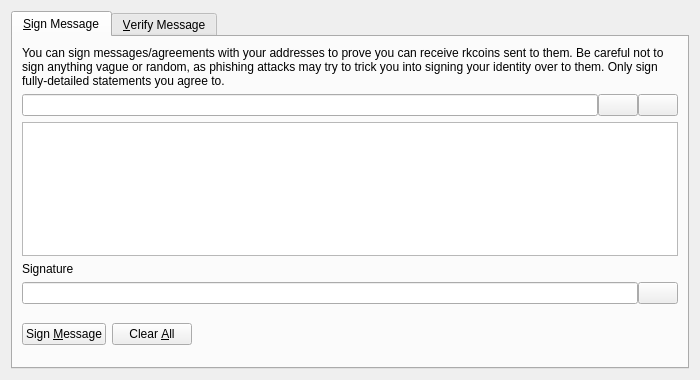
<?xml version="1.0" encoding="UTF-8"?>
<ui version="4.0">
 <class>SignVerifyMessageDialog</class>
 <widget class="QDialog" name="SignVerifyMessageDialog">
  <property name="geometry">
   <rect>
    <x>0</x>
    <y>0</y>
    <width>700</width>
    <height>380</height>
   </rect>
  </property>
  <property name="windowTitle">
   <string>Signatures - Sign / Verify a Message</string>
  </property>
  <property name="modal">
   <bool>true</bool>
  </property>
  <layout class="QVBoxLayout" name="verticalLayout">
   <item>
    <widget class="QTabWidget" name="tabWidget">
     <property name="currentIndex">
      <number>0</number>
     </property>
     <widget class="QWidget" name="tabSignMessage">
      <attribute name="title">
       <string>&amp;Sign Message</string>
      </attribute>
      <layout class="QVBoxLayout" name="verticalLayout_SM">
       <item>
        <widget class="QLabel" name="infoLabel_SM">
         <property name="text">
          <string>You can sign messages/agreements with your addresses to prove you can receive rkcoins sent to them. Be careful not to sign anything vague or random, as phishing attacks may try to trick you into signing your identity over to them. Only sign fully-detailed statements you agree to.</string>
         </property>
         <property name="textFormat">
          <enum>Qt::PlainText</enum>
         </property>
         <property name="wordWrap">
          <bool>true</bool>
         </property>
        </widget>
       </item>
       <item>
        <layout class="QHBoxLayout" name="horizontalLayout_1_SM">
         <property name="spacing">
          <number>0</number>
         </property>
         <item>
          <widget class="QValidatedLineEdit" name="addressIn_SM">
           <property name="toolTip">
            <string>The Rkcoin address to sign the message with</string>
           </property>
          </widget>
         </item>
         <item>
          <widget class="QPushButton" name="addressBookButton_SM">
           <property name="toolTip">
            <string>Choose previously used address</string>
           </property>
           <property name="text">
            <string/>
           </property>
           <property name="icon">
            <iconset resource="../bitcoin.qrc">
             <normaloff>:/icons/address-book</normaloff>:/icons/address-book</iconset>
           </property>
           <property name="shortcut">
            <string>Alt+A</string>
           </property>
           <property name="autoDefault">
            <bool>false</bool>
           </property>
          </widget>
         </item>
         <item>
          <widget class="QPushButton" name="pasteButton_SM">
           <property name="toolTip">
            <string>Paste address from clipboard</string>
           </property>
           <property name="text">
            <string/>
           </property>
           <property name="icon">
            <iconset resource="../bitcoin.qrc">
             <normaloff>:/icons/editpaste</normaloff>:/icons/editpaste</iconset>
           </property>
           <property name="shortcut">
            <string>Alt+P</string>
           </property>
           <property name="autoDefault">
            <bool>false</bool>
           </property>
          </widget>
         </item>
        </layout>
       </item>
       <item>
        <widget class="QPlainTextEdit" name="messageIn_SM">
         <property name="toolTip">
          <string>Enter the message you want to sign here</string>
         </property>
        </widget>
       </item>
       <item>
        <widget class="QLabel" name="signatureLabel_SM">
         <property name="text">
          <string>Signature</string>
         </property>
         <property name="textFormat">
          <enum>Qt::PlainText</enum>
         </property>
        </widget>
       </item>
       <item>
        <layout class="QHBoxLayout" name="horizontalLayout_2_SM">
         <property name="spacing">
          <number>0</number>
         </property>
         <item>
          <widget class="QLineEdit" name="signatureOut_SM">
           <property name="font">
            <font>
             <italic>true</italic>
            </font>
           </property>
           <property name="readOnly">
            <bool>true</bool>
           </property>
          </widget>
         </item>
         <item>
          <widget class="QPushButton" name="copySignatureButton_SM">
           <property name="toolTip">
            <string>Copy the current signature to the system clipboard</string>
           </property>
           <property name="text">
            <string/>
           </property>
           <property name="icon">
            <iconset resource="../bitcoin.qrc">
             <normaloff>:/icons/editcopy</normaloff>:/icons/editcopy</iconset>
           </property>
           <property name="autoDefault">
            <bool>false</bool>
           </property>
          </widget>
         </item>
        </layout>
       </item>
       <item>
        <layout class="QHBoxLayout" name="horizontalLayout_3_SM">
         <item>
          <widget class="QPushButton" name="signMessageButton_SM">
           <property name="toolTip">
            <string>Sign the message to prove you own this Rkcoin address</string>
           </property>
           <property name="text">
            <string>Sign &amp;Message</string>
           </property>
           <property name="icon">
            <iconset resource="../bitcoin.qrc">
             <normaloff>:/icons/edit</normaloff>:/icons/edit</iconset>
           </property>
           <property name="autoDefault">
            <bool>false</bool>
           </property>
          </widget>
         </item>
         <item>
          <widget class="QPushButton" name="clearButton_SM">
           <property name="toolTip">
            <string>Reset all sign message fields</string>
           </property>
           <property name="text">
            <string>Clear &amp;All</string>
           </property>
           <property name="icon">
            <iconset resource="../bitcoin.qrc">
             <normaloff>:/icons/remove</normaloff>:/icons/remove</iconset>
           </property>
           <property name="autoDefault">
            <bool>false</bool>
           </property>
          </widget>
         </item>
         <item>
          <spacer name="horizontalSpacer_1_SM">
           <property name="orientation">
            <enum>Qt::Horizontal</enum>
           </property>
           <property name="sizeHint" stdset="0">
            <size>
             <width>40</width>
             <height>48</height>
            </size>
           </property>
          </spacer>
         </item>
         <item>
          <widget class="QLabel" name="statusLabel_SM">
           <property name="font">
            <font>
             <weight>75</weight>
             <bold>true</bold>
            </font>
           </property>
           <property name="text">
            <string/>
           </property>
           <property name="wordWrap">
            <bool>true</bool>
           </property>
          </widget>
         </item>
         <item>
          <spacer name="horizontalSpacer_2_SM">
           <property name="orientation">
            <enum>Qt::Horizontal</enum>
           </property>
           <property name="sizeHint" stdset="0">
            <size>
             <width>40</width>
             <height>48</height>
            </size>
           </property>
          </spacer>
         </item>
        </layout>
       </item>
      </layout>
     </widget>
     <widget class="QWidget" name="tabVerifyMessage">
      <attribute name="title">
       <string>&amp;Verify Message</string>
      </attribute>
      <layout class="QVBoxLayout" name="verticalLayout_VM">
       <item>
        <widget class="QLabel" name="infoLabel_VM">
         <property name="text">
          <string>Enter the receiver's address, message (ensure you copy line breaks, spaces, tabs, etc. exactly) and signature below to verify the message. Be careful not to read more into the signature than what is in the signed message itself, to avoid being tricked by a man-in-the-middle attack. Note that this only proves the signing party receives with the address, it cannot prove sendership of any transaction!</string>
         </property>
         <property name="textFormat">
          <enum>Qt::PlainText</enum>
         </property>
         <property name="alignment">
          <set>Qt::AlignLeading|Qt::AlignLeft|Qt::AlignTop</set>
         </property>
         <property name="wordWrap">
          <bool>true</bool>
         </property>
        </widget>
       </item>
       <item>
        <layout class="QHBoxLayout" name="horizontalLayout_1_VM">
         <property name="spacing">
          <number>0</number>
         </property>
         <item>
          <widget class="QValidatedLineEdit" name="addressIn_VM">
           <property name="toolTip">
            <string>The Rkcoin address the message was signed with</string>
           </property>
          </widget>
         </item>
         <item>
          <widget class="QPushButton" name="addressBookButton_VM">
           <property name="toolTip">
            <string>Choose previously used address</string>
           </property>
           <property name="text">
            <string/>
           </property>
           <property name="icon">
            <iconset resource="../bitcoin.qrc">
             <normaloff>:/icons/address-book</normaloff>:/icons/address-book</iconset>
           </property>
           <property name="shortcut">
            <string>Alt+A</string>
           </property>
           <property name="autoDefault">
            <bool>false</bool>
           </property>
          </widget>
         </item>
        </layout>
       </item>
       <item>
        <widget class="QPlainTextEdit" name="messageIn_VM"/>
       </item>
       <item>
        <widget class="QValidatedLineEdit" name="signatureIn_VM"/>
       </item>
       <item>
        <layout class="QHBoxLayout" name="horizontalLayout_2_VM">
         <item>
          <widget class="QPushButton" name="verifyMessageButton_VM">
           <property name="toolTip">
            <string>Verify the message to ensure it was signed with the specified Rkcoin address</string>
           </property>
           <property name="text">
            <string>Verify &amp;Message</string>
           </property>
           <property name="icon">
            <iconset resource="../bitcoin.qrc">
             <normaloff>:/icons/transaction_0</normaloff>:/icons/transaction_0</iconset>
           </property>
           <property name="autoDefault">
            <bool>false</bool>
           </property>
          </widget>
         </item>
         <item>
          <widget class="QPushButton" name="clearButton_VM">
           <property name="toolTip">
            <string>Reset all verify message fields</string>
           </property>
           <property name="text">
            <string>Clear &amp;All</string>
           </property>
           <property name="icon">
            <iconset resource="../bitcoin.qrc">
             <normaloff>:/icons/remove</normaloff>:/icons/remove</iconset>
           </property>
           <property name="autoDefault">
            <bool>false</bool>
           </property>
          </widget>
         </item>
         <item>
          <spacer name="horizontalSpacer_1_VM">
           <property name="orientation">
            <enum>Qt::Horizontal</enum>
           </property>
           <property name="sizeHint" stdset="0">
            <size>
             <width>40</width>
             <height>48</height>
            </size>
           </property>
          </spacer>
         </item>
         <item>
          <widget class="QLabel" name="statusLabel_VM">
           <property name="font">
            <font>
             <weight>75</weight>
             <bold>true</bold>
            </font>
           </property>
           <property name="text">
            <string/>
           </property>
           <property name="wordWrap">
            <bool>true</bool>
           </property>
          </widget>
         </item>
         <item>
          <spacer name="horizontalSpacer_2_VM">
           <property name="orientation">
            <enum>Qt::Horizontal</enum>
           </property>
           <property name="sizeHint" stdset="0">
            <size>
             <width>40</width>
             <height>48</height>
            </size>
           </property>
          </spacer>
         </item>
        </layout>
       </item>
      </layout>
     </widget>
    </widget>
   </item>
  </layout>
 </widget>
 <customwidgets>
  <customwidget>
   <class>QValidatedLineEdit</class>
   <extends>QLineEdit</extends>
   <header>qt/qvalidatedlineedit.h</header>
  </customwidget>
 </customwidgets>
 <resources>
  <include location="../bitcoin.qrc"/>
 </resources>
 <connections/>
</ui>
